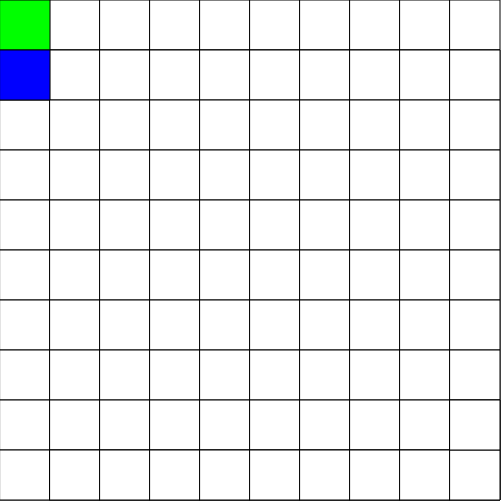
Frame 1 (no input)
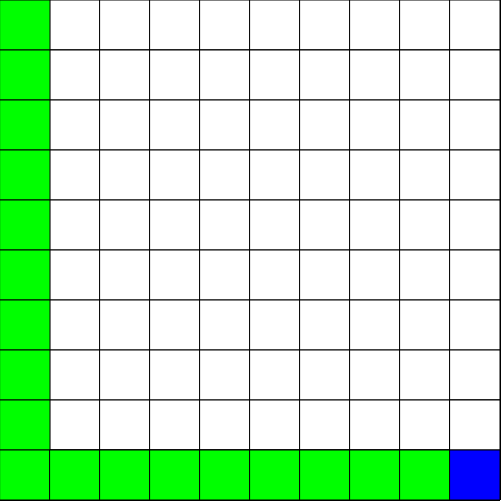
Frame 60 (no input)
Frame 120 (the mouse pressed at the canvas centre since frame 60): identical to frame 60, image omitted

The p5.js sketch that drew these frames (run headless with seeded random() and noise() and a simulated clock; from frame 60 on, the mouse is pressed at the canvas centre):

// p5.js sketch
// ── sketch.js


//const zoom = 10;
const w = 50;
const h = 50;
const lineG = 10;
var path = [];
var grids;

var sNode,eNode,curNode;

var closedSet = [];
var openSet = [];

class node{
    constructor(x,y,i,j,previous){
        this.x = x;
        this.y = y;
        this.i = i;
        this.j = j;
        this.previous = this.previous;
        this.closestN;
        
    }

    setClosestN(closestN){
        this.closestN = closestN;
    }

    show() {
        rect(this.x,this.y,w,h);        
    }
}

function setup() {   

    createCanvas(w*lineG + 1,h*lineG +1)
    strokeWeight(1)
    background(255);       

    grids = [];
    for( let  i =0 ; i < lineG ; i++){
        for (let j =0 ; j < lineG ; j++){
            grids[i] = [];
        }
        
    }

    for( let  i =0 ; i < lineG ; i++){
        for (let j =0 ; j < lineG ; j++){
            grids[i][j] = new node(j*w,i*h,i,j,null);
        }        
    }
    sNode = grids [0][0]
    eNode = grids [lineG-1][lineG-1];

    for( let  i =0 ; i < lineG ; i++){
        for (let j =0 ; j < lineG ; j++){            
            grids[i][j].setClosestN(pickNeighbor(grids[i][j]));
        }        
    }
    

    
    curNode = sNode;

    openSet.push(sNode);
    
}

function pickNeighbor(cur) {
    var distance = Infinity;
    var tmp;
    var closestN = null;

    if(cur.i == 0){        
        //koita katw
        tmp = manhattanD(grids[cur.i + 1][cur.j]); //down neighbor
        if(tmp < distance){
            distance  = tmp;
            closestN = grids[cur.i + 1][cur.j];
        }
    }else if(cur.i == 9){
        //koita panw
        tmp = manhattanD(grids[cur.i - 1][cur.j]); //up neighbor
        if(tmp < distance){
            distance  = tmp;
            closestN = grids[cur.i - 1][cur.j];
        }
    }else{
        tmp = manhattanD(grids[cur.i - 1][cur.j]); //up neighbor
        if(tmp < distance){
            distance  = tmp;
            closestN = grids[cur.i - 1][cur.j];
        }
        tmp = manhattanD(grids[cur.i + 1][cur.j]); //down neighbor
        if(tmp < distance){
            distance  = tmp;
            closestN = grids[cur.i + 1][cur.j];  
        }
    }

    if(cur.j  == 0 ){
        //koita de3ia   
        tmp = manhattanD(grids[cur.i][cur.j+1]); //right neighbor
        if(tmp < distance){
            distance  = tmp;
            closestN = grids[cur.i][cur.j+1];
        }    
    }else if(cur.j == 9){
        //koita aristera
        tmp = manhattanD(grids[cur.i][cur.j-1]); //left
        if(tmp < distance){
            distance  = tmp;
            closestN = grids[cur.i][cur.j-1];
        }
    }else{
        tmp = manhattanD(grids[cur.i][cur.j+1]); //right neighbor
        if(tmp < distance){
            distance  = tmp;
            closestN = grids[cur.i][cur.j+1];
        }   

        //koita aristera
        tmp = manhattanD(grids[cur.i][cur.j-1]); //left neighbor
        if(tmp < distance){
            distance  = tmp;
            closestN = grids[cur.i][cur.j-1];
        }

    }

  
    if(cur.i == 1 && cur.j == 0){
        console.log("Closet nei for 1-0 is " + closestN.i + "-" + closestN.j);
        console.log("distance" + distance)
    }
        

    return closestN;


}

function manhattanD(cur) {    
    return (abs(cur.x-eNode.x) + abs(cur.y-eNode.y));
}

function draw() {       
    fill(255)
    stroke(0);
     
    for( let  i =0 ; i < lineG ; i++){
        for (let j =0 ; j < lineG ; j++){            
            grids[i][j].show();
        }        
    } 
    
    
    for(let  i =0 ; i < lineG ; i++){
        for (let j =0 ; j < lineG ; j++){  
            fill(255)
            grids[i][j].closestN.show(); 
                   
        }        
    } 

    if(curNode != eNode){        
        curNode = curNode.closestN;
        openSet.push(curNode)
    }

    for(let i =0 ;i < openSet.length ; i ++){
        fill(0,255,0);
        if(i == openSet.length -1)
            fill(0,0,255);
        openSet[i].show();
    }
        
    
  
}
